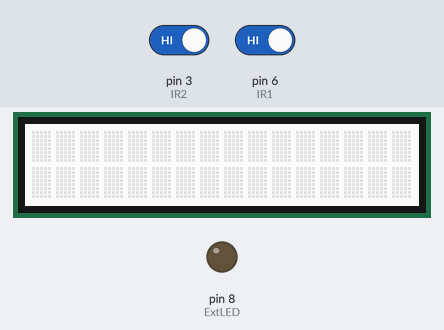
The sketch below on a simulated Arduino Uno, built with avr-gcc and run on an emulated ATmega328P. Shown: 16×2 character LCD, output pins drawn as LEDs (lit = HIGH). Inputs (shaded band) come from the test bench; at power-on: pin 3 (IR2) HIGH, pin 6 (IR1) HIGH. What the sketch prints to the serial monitor is not drawn.

Above: at 1.2 s.
1.3 s: pin 3 (IR2) driven LOW
At 1.42 s:
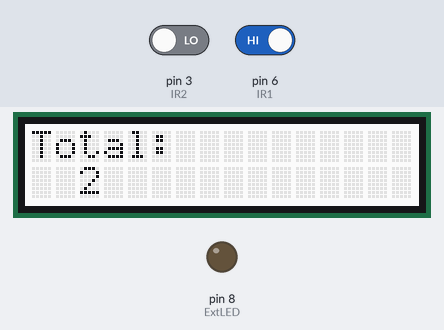
3.2 s: pin 6 (IR1) driven LOW
At 3.31 s:
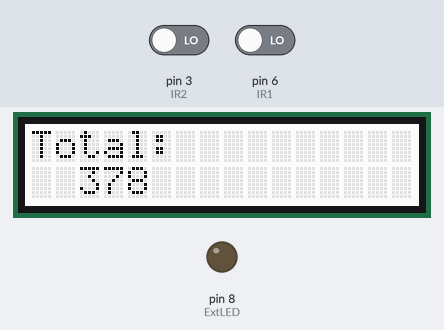
4.7 s: pin 3 (IR2) driven HIGH
At 4.87 s:
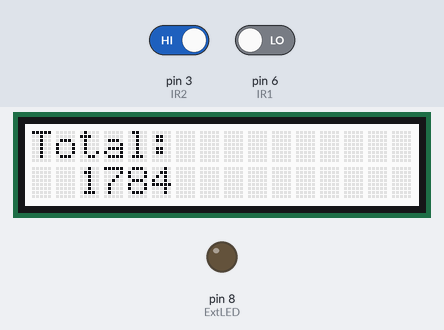
6.3 s: pin 3 (IR2) driven LOW
At 6.44 s:
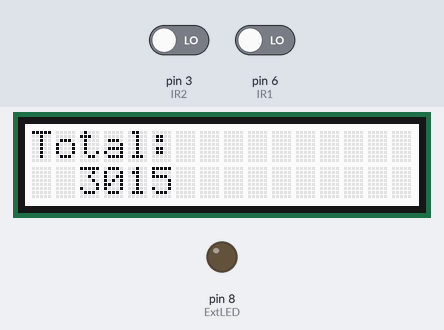
7.8 s: pin 6 (IR1) driven HIGH
At 7.9 s:
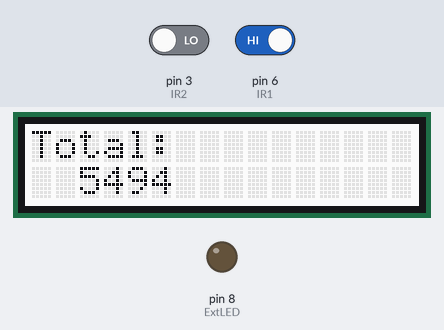
9.3 s: pin 6 (IR1) driven LOW
At 9.47 s:
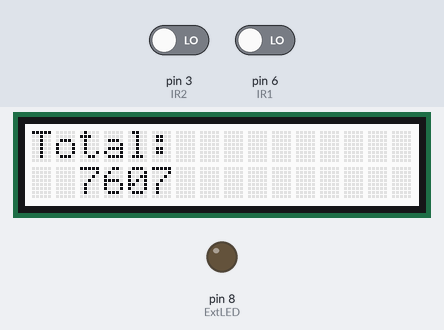

The sketch:

sketch_mar14a_copy_20230314170700.ino
```cpp
#include <Wire.h>
#include "rgb_lcd.h"

rgb_lcd lcd;

 // Inputs and Outputs
 const byte IR1 = 6;
 const byte IR2 = 3;
 const byte ButtonPress = 4;
 const byte ExtLED = 8;


#define IR1 6
#define IR2 3
#define ButtonPress 4
#define ExtLED 8


void setup()  {
    Serial.begin(9600);


  // put your setup code here, to run once:
    pinMode(IR1,INPUT);
    pinMode(IR2,INPUT);
    pinMode(ButtonPress,INPUT);
    pinMode(ExtLED,OUTPUT);


 // set up the LCD's number of columns and rows:
    lcd.begin(16, 2);
    lcd.clear();
}
// void loop()  {
//     // Turn off the blinking cursor:
//     // lcd.noBlink();
//     // // delay(3000);
//     // // Turn on the blinking cursor:
//     // lcd.blink();
//     //delay(3000);

//  int counter = 0;
//     while(1)  {
//         delay(100);
//         if(digitalRead(2)==LOW)  {
//             Serial.println("Something detected.");

//              // Print a message to the LCD.


//             lcd.setCursor(0,0);

//             lcd.print("Total:");

//             lcd.setCursor(2,1);

//             lcd.print(counter);


//             counter ++;


//         }
//         else  {
//             Serial.println("Nobody.");
//             digitalWrite(2, LOW);

//         }
//         Serial.println(counter);
//     }
// }

void loop()
{
int counter1 = 0;
int counter2 = 0;
int total = 0;


// int on = 1;
// int off = 0;
// int onOffState = 0;

// if (digitalRead(buttonPress) == Low)
// {
//   if onOffState = 0;
//   {onOffState = 1;}
//   if onOffState = 1;
//   {onOffState = 0;}
// }
// while (onOffState = 1)
while(1)
{
delay(100);
if(digitalRead(IR1)==LOW)  {
    Serial.println("€1 detected.");
    counter1 ++;

 lcd.setCursor(0,0);
          // Print a message to the LCD.
        lcd.print("Total:");

        lcd.setCursor(2,1);
        total += (counter1 * 1) + (counter2 * 2);
        lcd.print(total);
    }

if(digitalRead(IR2)==LOW)  {
    Serial.println("€2 detected.");
    counter2 ++;

     lcd.setCursor(0,0);
          // Print a message to the LCD.
        lcd.print("Total:");

        lcd.setCursor(2,1);
        total += (counter1 * 1) + (counter2 * 2);
        lcd.print(total);
    }


}
}
```

Measured:
- after the input at 1.3 s, the display: changes after 0.07 s (image 1)
